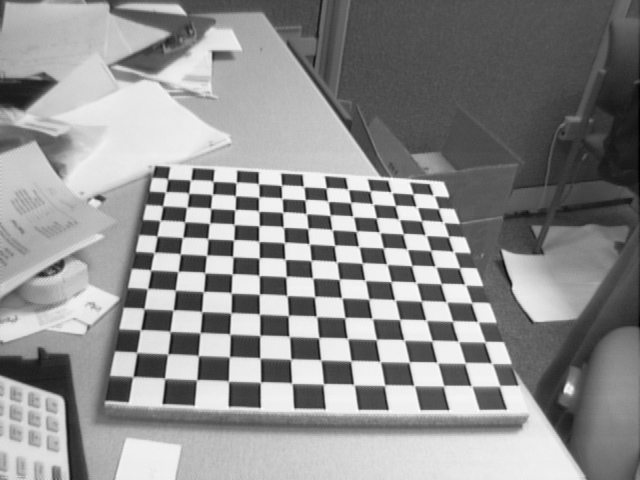
#> input picture imgs/Image1.tif, 640 x 480 px
$ python main.py
#> lines starting #> are read from the running program, lines starting #| are printed output that depends on the picture; after the words box and inside, x2 and y2 are one past the last pixel; in counts of white or black regions, pixels touching at a corner belong together
#> the answer given: ../imgs/Image1.tif
#> the answer given: ../imgs/Image10.tif
### ps3/base.py
from typing import Tuple

import cv2 as cv
import numpy as np

from exceptions import ReadImageError


# Constantes
G_MAX = 255


class BaseImageOperations:
    """Classe que implementa as operações básicas em imagens.
    """

    def __init__(self, path_of_image_i: str, image_name: str, window_length: int = 3, window_step: int = 1,
                 threshold: int = 125):
        """Construtor.
        """
        self._image_path = path_of_image_i
        try:
            self._image = self._read_image()
        except ReadImageError:
            print('Erro ao ler a imagem !!')
            self._image = None
        self._image_name = image_name
        self._binary_image = self._thresholding_operation(threshold)
        self._window_length = window_length
        self._window_step = window_step

    def _read_image(self) -> np.array:
        """Realiza a leitura da imagem.

        Returns: None
        """
        image = cv.imread(self._image_path, cv.IMREAD_GRAYSCALE)
#> image is the input picture: shape (480, 640); min 1, max 254, mean 142.9

        # verificando o carregamento da imagem e retornando o erro
        if image is None:
            raise ReadImageError(self._image_path)
        else:
            return image

    # [50 lines left out: functions _show_image, _show_binary_image, _sliding_window, _sliding_window_image, _calc_histogram, not called in this run]

    def _thresholding_operation(self, threshold: int = 100) -> np.ndarray:
        """Cria a imagem binária da imagem base.

        Args:
            threshold: Limiar para definir se a imagem vai assumir o valor 0 ou 1.

        Returns: Imagem binária resultante.
        """
#> called with threshold = 150
        img_j = np.zeros(self._image.shape, dtype=np.uint8())
        for i, x in enumerate(self._image):
            for j, y in enumerate(x):
                img_j[i][j] = G_MAX if self._image[i][j] < threshold else 0
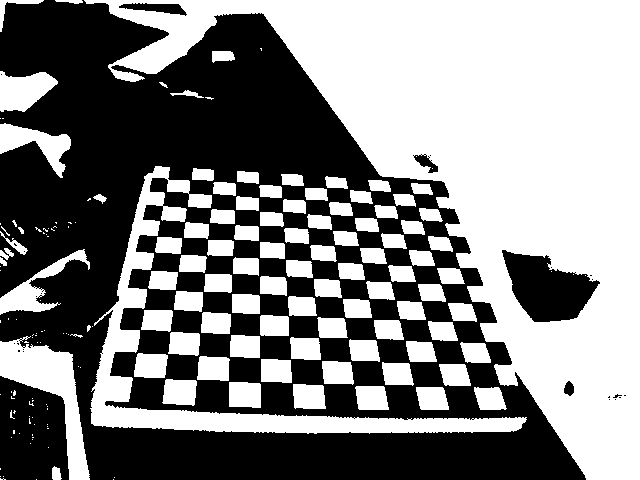
#> img_j: shape (480, 640); 51.4% white; 27 black regions (21 under 20 px), largest, box (x1, y1, x2, y2) and area: (0, 0, 586, 480) 138422, (0, 376, 69, 480) 5955, (502, 250, 600, 322) 4195, (119, 3, 187, 16) 466, (413, 154, 438, 173) 209, (564, 381, 574, 396) 109
        return img_j

    # Interfaces dos métodos
    def show_image(self) -> None:
        self._show_image()

    def show_binary_image(self) -> None:
        self._show_binary_image()

    def calc_histogram(self) -> np.ndarray:
        return self._calc_histogram()

    # Métodos estáticos
    # [10 lines left out: function _calc_histogram_of_window, not called in this run]

### ps3/binary_image.py
from typing import Set, List, Tuple

from base import BaseImageOperations

import cv2 as cv

# variáveis globais
clicked_pixel = None


# [4 lines left out: function mouse_callback, not called in this run]


class BinaryImage(BaseImageOperations):
    """Classe para a implementação da formulation 1 do ps3.
    """

    # Constantes
    EIGHT_ADJACENCY = 8
    FOUR_ADJACENCY = 4
    G_MAX = 255
    BLACK = 0
    WHITE = G_MAX

    def __init__(self, path_of_image_i: str, image_name: str, threshold: int = 125):
        """Construtor.

        Args:
            path_of_image_i: Path da imagem utilizada como base para operações.
            image_name: Nome da imagem.
            threshold: Limiar para geração da imagem binária.
        """
        super().__init__(path_of_image_i, image_name, threshold=threshold)

    def _execute_flow(self) -> None:
        """Executa o fluxo de processamento.

        Returns: None.
        """
        while True:
#> (the run stopped early here; a loop or call above may not have finished)
